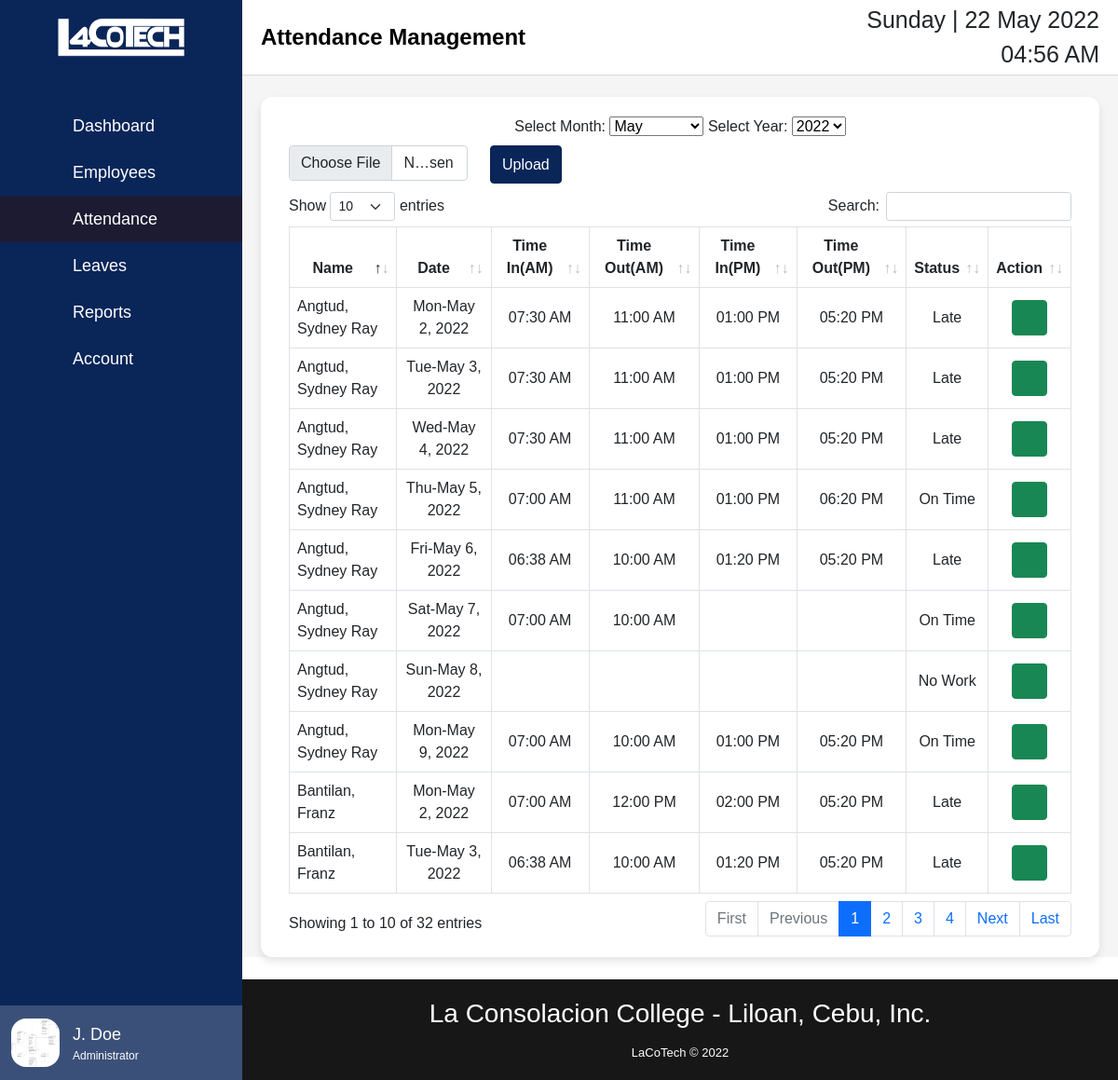
/Admin/attendance.php (signed in), run on the app's committed database.
### tables this page shows
CREATE TABLE `attendance` (
  `attendId` int(11) NOT NULL,
  `bioId` varchar(10) NOT NULL,
  `date` date NOT NULL,
  `time_inAM` varchar(10) NOT NULL,
  `time_outAM` varchar(10) NOT NULL,
  `time_inPM` varchar(10) NOT NULL,
  `time_outPM` varchar(10) NOT NULL,
  `attend_status` varchar(10) NOT NULL
);

CREATE TABLE `employees` (
  `id` int(11) NOT NULL,
  `bioId` int(10) NOT NULL,
  `empId` varchar(11) NOT NULL,
  `fName` varchar(255) NOT NULL,
  `lName` varchar(255) NOT NULL,
  `midName` varchar(255) NOT NULL,
  `gsis` varchar(20) NOT NULL,
  `pagibig` varchar(20) NOT NULL,
  `tin` varchar(20) NOT NULL,
  `philhealth` varchar(20) NOT NULL,
  `sss` varchar(20) NOT NULL,
  `address` varchar(255) NOT NULL,
  `birthdate` date NOT NULL,
  `gender` varchar(6) NOT NULL,
  `emailadd` varchar(255) NOT NULL,
  `password` varchar(255) NOT NULL,
  `pNumber` varchar(20) NOT NULL,
  `contactperson` varchar(20) NOT NULL,
  `contactpersonno` varchar(20) NOT NULL,
  `deptid` int(11) NOT NULL,
  `positionid` int(11) NOT NULL,
  `scheduleid` int(11) NOT NULL,
  `employment_type` varchar(100) NOT NULL,
  `employedDate` date NOT NULL,
  `status` varchar(8) NOT NULL,
  `pPhoto` varchar(255) NOT NULL,
  `update_action` date DEFAULT NULL
);

### Admin/attendance.php (the view, shortened to what this page needs)
<?php
	require("header.php");
    include_once ('../includes/connection.inc.php');
    $month = date('m');
    $year = date('Y');
    $sql = "SELECT * FROM attendance INNER JOIN employees ON attendance.bioId = employees.bioId WHERE month(date) = ".$month." AND year(date) = ".$year." ORDER BY attendance.attendId";
    $result = mysqli_query($conn, $sql);
?>
    <nav>
        <div class="sidebar-button">
            <a href="../admin/attendance.php" style="text-decoration: none; color: #000"><span class="dashboard"><b>Attendance Management</b></span></a>
        </div>
        <div class="time">
            <span class="date"></span>
            <br />
            <span class="hms"></span>
            <span class="ampm"></span>
        </div>
    </nav>
    <div class="home-content">
        <div class="cardbox">
            <div class="graphbox">
                    <div class="col text-center mb-2">
                        <label for="months" class="selectMonth">Select Month:</label>
                        <?php
                        $selected_month = date('m');
                    ?>
                    <select id="month" name="month" onchange="getattendance()">
                        <option value='05' <?php echo $selected_month == 5 ? ' selected' : ''?>>May</option>
                    </select>
                        <label for="years" class="selectYr">Select Year:</label>
                        <?php
                            echo '<select id="year" name="year" onchange="getattendance()">'."\n";
                            for ($i = date('Y'); $i >= 2020; $i--){
                                $selected = (date('Y') == $i ? ' selected' : '');
                                echo '<option value="'.$i.'"'.$selected.'>'.$i.'</option>'."\n";
                            }
                            echo '</select>'."\n";
                        ?>
                    </div>
                    <div class="form mb-1">
                        <form action="../includes/execute_import.php" method="post" enctype="multipart/form-data" class="form">
                            <div class="row">
                                <div class="col-md-3">
                                    <input type="file" class="form-control form-control-md mb-2" name="import_file" id="import_file" size="60">
                                </div>
                                <div class="col-md-3">
                                    <button type="submit" class="btn btn-primary add_files" name="import_file_btn">Upload</button>
                                </div>
                            </div>
                        </form>
                    </div>
                    <div class="table-responsive">
                        <table class="table table-bordered table-hover align-middle" id="example"  style="width: 100%;">
                            <thead>
                                <tr>
                                    <th scope="col" class="text-center">Name</th>
                                    <th scope="col" class="text-center">Date</th>
                                    <th scope="col" class="text-center">Time In(AM)</th>
                                    <th scope="col" class="text-center">Time Out(AM)</th>
                                    <th scope="col" class="text-center">Time In(PM)</th>
                                    <th scope="col" class="text-center">Time Out(PM)</th>
                                    <th scope="col" class="text-center">Status</th>
                                    <th scope="col" class="text-center">Action</th>
                                </tr>
                            </thead>
                            <tbody>
                                <?php
                                    while($row = mysqli_fetch_array($result)){
                                ?>
                                    <tr>
                                        <td scope="row" name="empid" ><?php echo ucwords($row['lName']).', '.ucwords($row['fName']); ?></td>
                                        <td name="name" class="text-center"><?php echo date("D-M j, Y", strtotime($row['date'])) ?></td>
                                        <td scope="row" name="empid" class="text-center"><?php if($row['time_inAM'] == ""){echo $row['time_inAM'];}else{echo date("h:i A", strtotime($row['time_inAM']));}?></td>
                                        <td scope="row" name="empid" class="text-center"><?php if($row['time_outAM'] == ""){echo $row['time_outAM'];}else{echo date("h:i A", strtotime($row['time_outAM']));}?></td>
                                        <td scope="row" name="empid" class="text-center"><?php if($row['time_inPM'] == ""){echo $row['time_inPM'];}else{echo date("h:i A", strtotime($row['time_inPM']));}?></td>
                                        <td scope="row" name="empid" class="text-center"><?php if($row['time_outPM'] == ""){echo $row['time_outPM'];}else{echo date("h:i A", strtotime($row['time_outPM']));}?></td>
                                        <td scope="row" name="empid" class="text-center"><?php echo $row['attend_status']; ?></td>
                                        <td class="text-center">
                                            <button type="button" class="btn btn-success attend_updt_btn" id="<?php echo $row['attendId']; ?>"title="Update"><i class="fa fa-pencil-square-o"></i></button>
                                        </td>
                                    </tr>
                                <?php
                                    }
                                ?>
                            </tbody>
                        </table>
                    </div>
            </div>
        </div>
    </div>
</section>
<?php
	include 'footer.php';
?>

### Admin/header.php (shortened to what this page needs)
<?php
    include '../includes/connection.inc.php';
    $emailadd = print_r($_SESSION['adminemail'], TRUE);
    $query = "SELECT * FROM admin WHERE email = '$emailadd'";
    $res = mysqli_query($conn, $query);
    $rows = mysqli_fetch_array($res);
    $image = $rows['photo'];
?>
<!DOCTYPE html>
<html>
	<head>
		<link rel="stylesheet" href="../Css/style.css">
        <link href="../Plugins/Bootstrap/bootstrap.min.css" rel="stylesheet">
        <link rel="stylesheet" href="../Plugins/Bootstrap/dataTables.bootstrap5.min.css">
        <link rel="stylesheet" href="../Css/font-awesome.min.css" />
	</head>
    <body>
        <div class="sidebar">
            <div class="logo-details">
                <img src="../images/Logo.png" class="img1" id="hide1">
            </div>
            <ul class="nav-links">
                <li>
                    <a href="index.php">
                        <i class="fa fa-dashboard"></i>
                        <span class="link_name">Dashboard</span>
                    </a>
                </li>
                <li>
                    <div class="iocn-link">
                        <a href="#">
                            <i class='fa fa-users'></i>
                            <span class="link_name">Employees</span>
                        </a>
                        <i class="fa fa-caret-down arrow"></i>
                    </div>
                </li>
                <li>
                    <a href="attendance.php">
                        <i class='fa fa-calendar'></i>
                        <span class="link_name">Attendance</span>
                    </a>
                </li>
                <li>
                    <div class="iocn-link">
                        <a href="#">
                            <i class='fa fa-bed'></i>
                            <span class="link_name">Leaves</span>
                        </a>
                        <i class="fa fa-caret-down arrow"></i>
                    </div>
                </li>
                <li>
                    <a href="report.php">
                        <i class="fa fa-print"></i>
                        <span class="link_name">Reports</span>
                    </a>
                </li>
                <li>
                    <div class="iocn-link">
                        <a href="#">
                            <i class='fa fa-user'></i>
                            <span class="link_name">Account</span>
                        </a>
                        <i class="fa fa-caret-down arrow"></i>
                    </div>
                </li>
                <li>
                    <div class="profile-details">
                        <div class="profile-content">
                            <?php
                                if (empty($image)) {
                                    echo "<img src='../images/default-profile.jpg' alt='Profile'>";
                                }else{
                                    echo "<img src='../Uploads/".$image."' alt='Profile'>";
                                }
                            ?>
                        </div>
                        <div class="name-job">
                            <div class="profile_name" title="<?php echo ucwords($rows['fName'])." ". ucwords($rows['lName']); ?>"><?php echo substr(ucwords($rows['fName']), 0, 1).". ". ucwords($rows['lName']); ?></div>
                            <div class="job">Administrator</div>
                        </div>
                        <?php
                            echo "<a onClick=\"javascript: return confirm('Do you want to proceed?');\" href='logout.inc.php'>
                        <i class='fa fa-sign-out out' title='Log Out'></i>
                        </a>";
                        ?>
                    </div>
                </li>
            </ul>
        </div>
        <section class="home-section">

### Admin/footer.php (shortened to what this page needs)
    <div class="footer-basic mt-4">
        <footer>
            <h3 class="text-center">La Consolacion College - Liloan, Cebu, Inc.</h3>
            <p class="copyright">LaCoTech © 2022</p>
        </footer>
    </div>
    </body>
</html>

### Css/style.css (style rules this page uses)
* { margin: 0; padding: 0; box-sizing: border-box; font-family: "Poppins", sans-serif; }
body { min-height: 100vh; display: flex; flex-direction: column; justify-content: space-between; }
.img1 { margin: auto; height: 50px; width: 150px; }
.sidebar { position: fixed; top: 0; left: 0; height: 100%; width: 260px; background: #0a2558; transition: all 0.5s ease; }
.sidebar .logo-details { height: 80px; width: 100%; display: flex; align-items: center; }
.sidebar .nav-links { height: 100%; padding: 30px 0 150px 0; overflow: auto; }
.sidebar .nav-links li { position: relative; list-style: none; transition: all 0.4s ease; }
.sidebar .nav-links li .iocn-link { display: flex; align-items: center; justify-content: space-between; }
.sidebar .nav-links li i { height: 50px; min-width: 78px; text-align: center; line-height: 50px; color: #fff; font-size: 20px; cursor: pointer; transition: all 0.3s ease; }
.sidebar .nav-links li a { height: 50px; display: flex; align-items: center; text-decoration: none; transition: all 0.4s ease; }
.sidebar .nav-links li a .link_name { font-size: 18px; font-weight: 400; color: #fff; transition: all 0.4s ease; }
.sidebar .profile-details { position: fixed; bottom: 0; width: 260px; height: 80px; display: flex; align-items: center; justify-content: space-between; background: rgba(255, 255, 255, 0.2); backdrop-filter: blur(5.1px); -webkit-backdrop-filter: blur(5.1px); padding: 12px 0; transition: all 0.5s ease; }
.sidebar .profile-details .profile-content { display: flex; align-items: center; }
.sidebar .profile-details img { height: 52px; width: 52px; object-fit: cover; border-radius: 16px; margin: 0 14px 0 12px; background: #1d1b31; transition: all 0.5s ease; }
.sidebar .profile-details .profile_name, .sidebar .profile-details .job { color: #fff; font-size: 18px; font-weight: 500; white-space: nowrap; width: 105px; overflow: hidden; text-overflow: ellipsis; }
.sidebar .profile-details .job { font-size: 12px; }
.sidebar .nav-links li a.active { background: #1d1b31 !important; }
.home-section { position: relative; background: #f5f5f5; width: calc(100% - 260px); left: 260px; transition: all 0.5s ease; }
.home-section nav { display: flex; justify-content: space-between; height: 80px; background: #fff; display: flex; align-items: center; position: fixed; width: calc(100% - 260px); left: 260px; z-index: 100; padding: 0 20px; box-shadow: 0 1px 1px rgba(0, 0, 0, 0.1); transition: all 0.5s ease; }
.home-section nav .sidebar-button { display: flex; align-items: center; font-size: 24px; font-weight: 500; cursor: pointer; }
.profile-details { display: flex; align-items: center; height: 50px; min-width: 50px; cursor: pointer; }
.profile-details img { height: 45px; width: 45px; border-radius: 50%; object-fit: cover; margin-left: 7px; }
.profile-details i { font-size: 25px; color: #333; }
.home-section .home-content { position: relative; padding-top: 104px; }
.home-content .cardbox { display: flex; justify-content: space-between; }
.home-content .cardbox .graphbox { width: 100%; background: #fff; padding: 20px 30px; margin: 0 20px; border-radius: 12px; box-shadow: 0 5px 10px rgba(0, 0, 0, 0.1); }
.time { font-size: 25px; font-weight: 500; text-align: right; }
::placeholder { color: #fff; }
.add_files { position: relative; align-items: center; height: 41px; color: #fff; background-color: #0a2558 !important; border-color: #0a2558 !important; }
.footer-basic { padding: 20px 0; background-color: #171717; color: #fff; margin-top: auto; width: calc(100% - 260px); left: 260px; position: relative; }
.footer-basic .copyright { margin-top: 15px; text-align: center; font-size: 13px; color: #fff; margin-bottom: 0; }

### data on the page
attendance: employees.lName "Bantilan", employees.fName "Franz", date "Mon-May 2, 2022", time_inAM "07:00 AM", time_outAM "12:00 PM", time_inPM "02:00 PM", time_outPM "05:20 PM", attend_status "Late"
attendance: employees.lName "Bantilan", employees.fName "Franz", date "Tue-May 3, 2022", time_inAM "06:38 AM", time_outAM "10:00 AM", time_inPM "01:20 PM", time_outPM "05:20 PM", attend_status "Late"
attendance: employees.lName "Angtud", employees.fName "Sydney Ray", date "Mon-May 2, 2022", time_inAM "07:30 AM", time_outAM "11:00 AM", time_inPM "01:00 PM", time_outPM "05:20 PM", attend_status "Late"
attendance: employees.lName "Angtud", employees.fName "Sydney Ray", date "Tue-May 3, 2022", time_inAM "07:30 AM", time_outAM "11:00 AM", time_inPM "01:00 PM", time_outPM "05:20 PM", attend_status "Late"
attendance: employees.lName "Angtud", employees.fName "Sydney Ray", date "Wed-May 4, 2022", time_inAM "07:30 AM", time_outAM "11:00 AM", time_inPM "01:00 PM", time_outPM "05:20 PM", attend_status "Late"
attendance: employees.lName "Angtud", employees.fName "Sydney Ray", date "Thu-May 5, 2022", time_inAM "07:00 AM", time_outAM "11:00 AM", time_inPM "01:00 PM", time_outPM "06:20 PM", attend_status "On Time"
attendance: employees.lName "Angtud", employees.fName "Sydney Ray", date "Fri-May 6, 2022", time_inAM "06:38 AM", time_outAM "10:00 AM", time_inPM "01:20 PM", time_outPM "05:20 PM", attend_status "Late"
attendance: employees.lName "Angtud", employees.fName "Sydney Ray", date "Sat-May 7, 2022", time_inAM "07:00 AM", time_outAM "10:00 AM", attend_status "On Time"
attendance: employees.lName "Angtud", employees.fName "Sydney Ray", date "Sun-May 8, 2022", attend_status "No Work"
attendance: employees.lName "Angtud", employees.fName "Sydney Ray", date "Mon-May 9, 2022", time_inAM "07:00 AM", time_outAM "10:00 AM", time_inPM "01:00 PM", time_outPM "05:20 PM", attend_status "On Time"

### other printed values
substr(ucwords($rows['fName']), 0, 1) "J"
$rows['lName'] "Doe"
form field year "2022"
